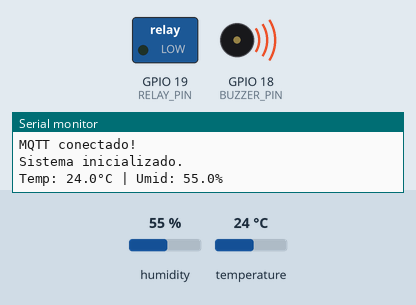
The sketch below on a simulated ESP32. Parts: switched loads named in the sketch (green lamp = pin HIGH), buzzer (waves = sounding), the last lines printed to the serial monitor. The test bench sets the inputs (shaded band); at power-on: humidity 55 %, temperature 24 °C. WiFi joins after 1.5 s; servers stay silent unless stated; no MQTT or app messages arrive unless stated.

Above: at 2.38 s.
2.8 s: humidity set to 46 %
6.9 s: humidity set to 43 %
At 9.6 s:
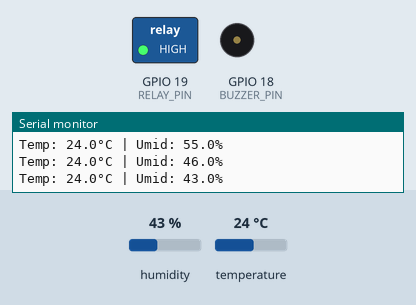
11.0 s: temperature set to 35.2 °C
15.1 s: temperature set to 36.4 °C
At 15.65 s:
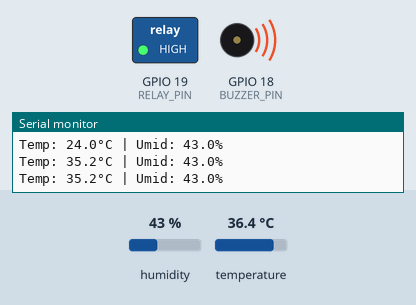
19.2 s: humidity set to 53 %
23.3 s: humidity set to 56 %
At 24.4 s:
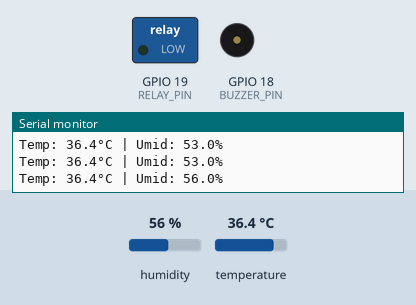
Timing chart, 0 to 26.3 s (numbered marks = the images above; inputs shaded):
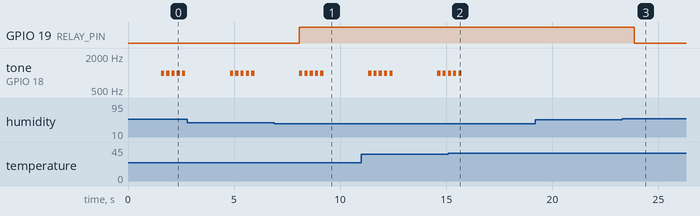

Measured:
- the behaviour switches between 45 and 44 % on humidity (found by bisection; images 0 and 1)
- the behaviour switches between 35.9 and 36 °C on temperature (found by bisection; images 1 and 2)
- the behaviour switches between 54 and 55 % on humidity (found by bisection; images 2 and 3)
- after the input at 6.9 s, GPIO 19 (RELAY_PIN): LOW → HIGH after 1.2 s
- after the input at 15.1 s, tone on GPIO 18 (BUZZER_PIN): goes on until 15.7 s, then stays silent
- after the input at 23.3 s, GPIO 19 (RELAY_PIN): HIGH → LOW after 0.56 s
- by itself, tone on GPIO 18 (BUZZER_PIN): plays 1000 Hz for 0.15 s, 1000 Hz for 0.15 s, 1000 Hz for 0.15 s, 1000 Hz for 0.15 s, 1000 Hz for 0.15 s, 1000 Hz for 0.15 s … (8 notes in this stretch)

The sketch:

sketch.ino
```cpp
#include <WiFi.h>
#include <PubSubClient.h>
#include <DHT.h>

#define DHTPIN 21
#define DHTTYPE DHT22
#define RELAY_PIN 19
#define BUZZER_PIN 18

DHT dht(DHTPIN, DHTTYPE);

const char* ssid = "Wokwi-GUEST";
const char* password = "";

const char* mqtt_server = "test.mosquitto.org";
const int mqtt_port = 1883;

WiFiClient wifiClient;
PubSubClient client(wifiClient);

void connectWiFi() {
  Serial.print("Conectando ao WiFi");
  WiFi.begin("Wokwi-GUEST", "", 6);
  while (WiFi.status() != WL_CONNECTED) {
    delay(500);
    Serial.print(".");
  }
  Serial.println("\nWiFi conectado!");
}

void connectMQTT() {
  client.setServer(mqtt_server, mqtt_port);
  while (!client.connected()) {
    Serial.println("Conectando ao MQTT...");
    if (client.connect("ESP32Client")) {
      Serial.println("MQTT conectado!");
    } else {
      Serial.print("Falha rc=");
      Serial.print(client.state());
      Serial.println(" tentando novamente em 1s");
      delay(1000);
    }
  }
}


void setup() {
  Serial.begin(115200);
  dht.begin();
  pinMode(RELAY_PIN, OUTPUT);
  pinMode(BUZZER_PIN, OUTPUT);
  digitalWrite(RELAY_PIN, LOW);
  connectWiFi();
  connectMQTT();
  Serial.println("Sistema inicializado.");
}

void loop() {
  if (!client.connected()) connectMQTT();
  client.loop();

  float temp = dht.readTemperature();
  float hum  = dht.readHumidity();

  if (isnan(temp) || isnan(hum)) return;

  Serial.printf("Temp: %.1f°C | Umid: %.1f%%\n", temp, hum);

  static bool humidOn = false;
  if (!humidOn && hum < 45.0) {
    humidOn = true; digitalWrite(RELAY_PIN, HIGH);
  } else if (humidOn && hum >= 55.0) {
    humidOn = false; digitalWrite(RELAY_PIN, LOW);
  }

  if (temp < 36.0 || temp > 37.5) {
    for (int i = 0; i < 5; i++) {
      tone(BUZZER_PIN, 1000); delay(150);
      noTone(BUZZER_PIN); delay(100);
    }
  }

  char payload[100];
  snprintf(payload, sizeof(payload), "{\"temp\": %.1f, \"hum\": %.1f}", temp, hum);
  client.publish("bebes/monitor", payload);

  delay(2000);
}
```
